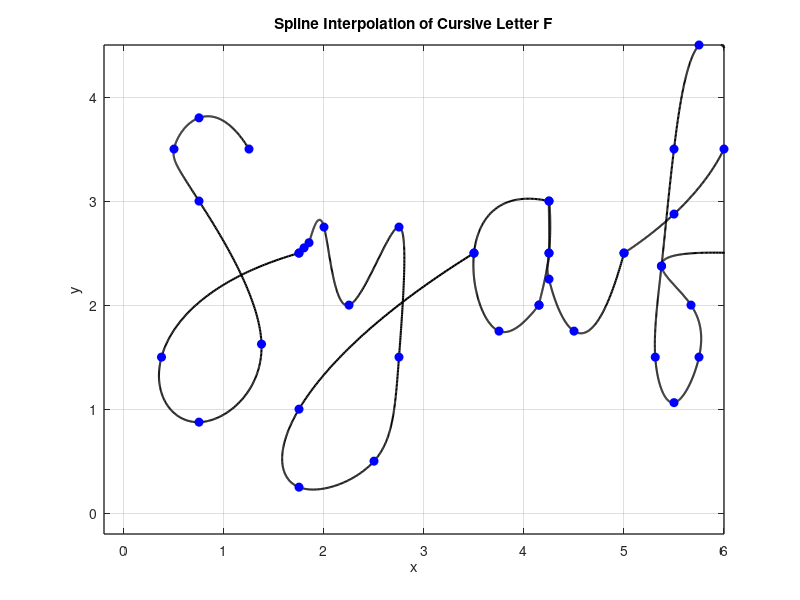

The MATLAB script that drew this image:
%% Letter S

x = [1.25 0.75 0.5 0.75 1.375 0.75 0.375 1.75];
y = [3.5 3.8 3.5 3 1.625 0.875 1.5 2.5];

n = length(x);
t = 0:n-1; % Parametric coordinate t
tt = 0:0.01:n-1; % More dense coordinate tt for spline interpolation

% Compute spline interpolation
xx = spline(t, x, tt);
yy = spline(t, y, tt);

% Plot settings
figure(1)
plot(xx, yy, 'k', 'LineWidth', 1.5) % plot spline
hold on
plot(x, y, 'bo', 'MarkerFaceColor', 'b') % plot data points
axis([-0.2 6 -0.2 4.5])
grid on
title('Spline Interpolation of Cursive Letter S')
xlabel('x')
ylabel('y')
set(gca, 'FontSize', 10, 'LineWidth', 1)
grid on


%% Letter Y

x = [0.5 0.55 0.6 0.75 1 1.5 1.5 1.25 0.5 0.5 2.25];
y = [2.5 2.55 2.6 2.75 2 2.75 1.5 0.5 0.25 1 2.5];

x_shift = 1.25;

% Apply the offset to x coordinates (horizontal) 
x = x + x_shift;

n = length(x);
t = 0:n-1; % Parametric coordinate t
tt = 0:0.01:n-1; % More dense coordinate tt for spline interpolation

% Compute spline interpolation
xx = spline(t, x, tt);
yy = spline(t, y, tt);

% Plot settings
figure(1)
plot(xx, yy, 'k', 'LineWidth', 1.5) % plot spline
hold on
plot(x, y, 'bo', 'MarkerFaceColor', 'b') % plot data points
axis([-0.2 6 -0.2 4.5])
grid on
title('Spline Interpolation of Cursive Letter Y')
xlabel('x')
ylabel('y')
set(gca, 'FontSize', 10, 'LineWidth', 1)
grid on

%% letter a

x = [1 0.25 0.5 0.9 0.9 1 1 1 1 1.25 1.75];
y = [3 2.5 1.75 2 2 2.5 3 2.5 2.25 1.75 2.5];

x_shift = 3.25;

% Apply the offset to x coordinates (horizontal) 
x = x + x_shift;

n = length(x);
t = 0:n-1; % Parametric coordinate t
tt = 0:0.01:n-1; % More dense coordinate tt for spline interpolation

% Compute spline interpolation
xx = spline(t, x, tt);
yy = spline(t, y, tt);

% Plot settings
figure(1)
plot(xx, yy, 'k', 'LineWidth', 1.5) % plot spline
hold on
plot(x, y, 'bo', 'MarkerFaceColor', 'b') % plot data points
axis([-0.2 6 -0.2 4.5])
grid on
title('Spline Interpolation of Cursive Letter A')
xlabel('x')
ylabel('y')
set(gca, 'FontSize', 10, 'LineWidth', 1)
grid on

%% LETTER F
% Define data points for x and y coordinates 
x = [0.5 1 1.5 1.625 1.25 1 0.875 0.8125 1 1.25 1.17 0.875 1.625];
y = [2.5 2.875 3.5 4.25 4.5 3.5 2.375 1.5 1.0625 1.5 2 2.375 2.5];

x_shift = 4.5;

% Apply the offset to x coordinates (horizontal) 
x = x + x_shift;

n = length(x);
t = 0:n-1; % Parametric coordinate t
tt = 0:0.01:n-1; % More dense coordinate tt for spline interpolation

% Compute spline interpolation
xx = spline(t, x, tt);
yy = spline(t, y, tt);

% Plot settings
figure(1)
plot(xx, yy, 'k', 'LineWidth', 1.5) % plot spline
hold on
plot(x, y, 'bo', 'MarkerFaceColor', 'b') % plot data points
axis([-0.2 6 -0.2 4.5])
grid on
title('Spline Interpolation of Cursive Letter F')
xlabel('x')
ylabel('y')
set(gca, 'FontSize', 10, 'LineWidth', 1)
grid on

